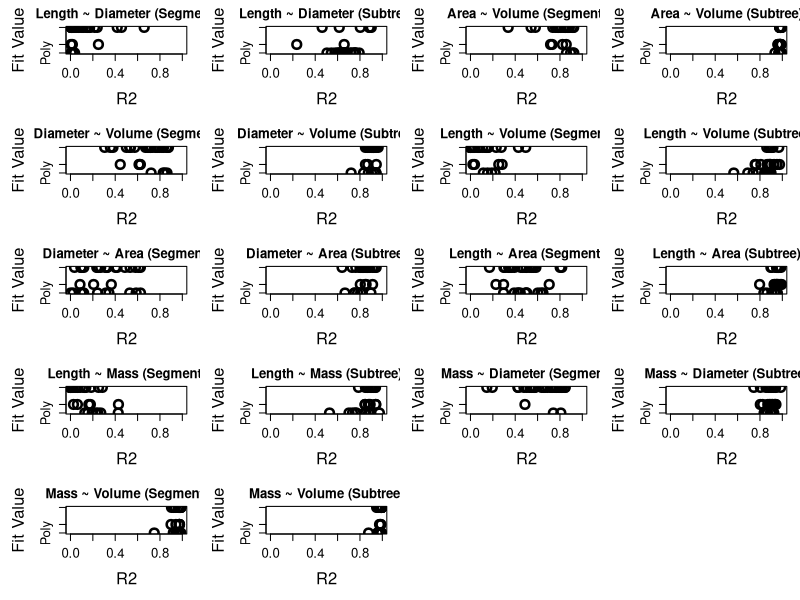
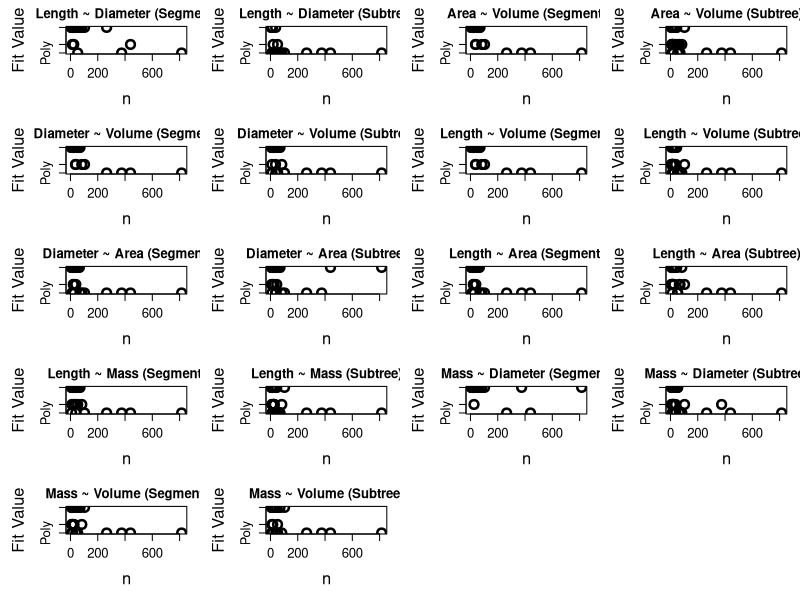

The R script that drew these images, in order:
### This script builds a figure to visualize the linear vs poly fits against R2 
### and sample size. The figure appears as Fig S1 in the manuscript.

fits <- read.csv('Fits_for_fig.csv', sep=',', head=T)

labels <- c("Length ~ Diameter (Segment)", "L~D (Path)", "Length ~ Diameter (Subtree)", 
            "Area ~ Volume (Segment)", "Area ~ Volume (Subtree)", 
            "Diameter ~ Volume (Segment)", "Diameter ~ Volume (Subtree)", 
            "Length ~ Volume (Segment)", "L~V (Path)", "Length ~ Volume (Subtree)", 
            "Diameter ~ Area (Segment)", "Diameter ~ Area (Subtree)", 
            "Length ~ Area (Segment)", "L~SA (Path)", "Length ~ Area (Subtree)", 
            "Length ~ Mass (Segment)", "L~M (Path)", "Length ~ Mass (Subtree)", 
            "Mass ~ Diameter (Segment)", "Mass ~ Diameter (Subtree)", 
            "Mass ~ Volume (Segment)", "Mass ~ Volume (Subtree)")

fit_vals <- matrix(ncol=22, nrow=32)
r_vals <- matrix(ncol=22, nrow=32)
n_vals <- matrix(ncol=22, nrow=32)

for (i in 1:22){
  for (j in 1:32){
    fit_vals[j,i] = as.numeric(strsplit(as.character(fits[i,(j+1)]), ",")[[1]][1])
    r_vals[j,i] = as.numeric(strsplit(as.character(fits[i,(j+1)]), ",")[[1]][2])
    n_vals[j,i] = as.numeric(strsplit(as.character(fits[i,(j+1)]), ",")[[1]][3])
  }
}

multi_plot_r <- function(col_list){
  for (i in col_list){
    plot(r_vals[,i], fit_vals[,i], main = labels[i], pch=21, lwd=2.5, cex=1.75, 
         ylim=c(0,3), xlim=c(0,1), ylab = 'Fit Value', xlab='R2',  yaxt='n')
    axis(2, at = c(0,1,3), labels = c("Poly", "NS", "Linear"))
  }
}

multi_plot_n <- function(col_list){
  for (i in col_list){
    plot(n_vals[,i], fit_vals[,i], main = labels[i], pch=21, lwd=2.5, cex=1.75, 
         ylim=c(0,3), xlim=c(0,820), ylab = 'Fit Value', xlab = 'n', yaxt='n')
    axis(2, at = c(0,1,3), labels = c("Poly", "NS", "Linear"))
  }
}

pdf(file="FigS1.pdf", width=12, height=12, family="Helvetica", pointsize=14)

###Fit vs R2
par(mfrow= c(5,4), mar=c(5,5,2,1), cex.lab = 1.5, cex.axis=1.2)
multi_plot_r(c(1,3))
multi_plot_r(c(4,5))
multi_plot_r(c(6,7))
multi_plot_r(c(8,10))
multi_plot_r(c(11,12))
multi_plot_r(c(13,15))
multi_plot_r(c(16,18))
multi_plot_r(c(19,20))
multi_plot_r(c(21,22))

###Fit vs n
par(mfrow= c(5,4))
multi_plot_n(c(1,3))
multi_plot_n(c(4,5))
multi_plot_n(c(6,7))
multi_plot_n(c(8,10))
multi_plot_n(c(11,12))
multi_plot_n(c(13,15))
multi_plot_n(c(16,18))
multi_plot_n(c(19,20))
multi_plot_n(c(21,22))

dev.off()


